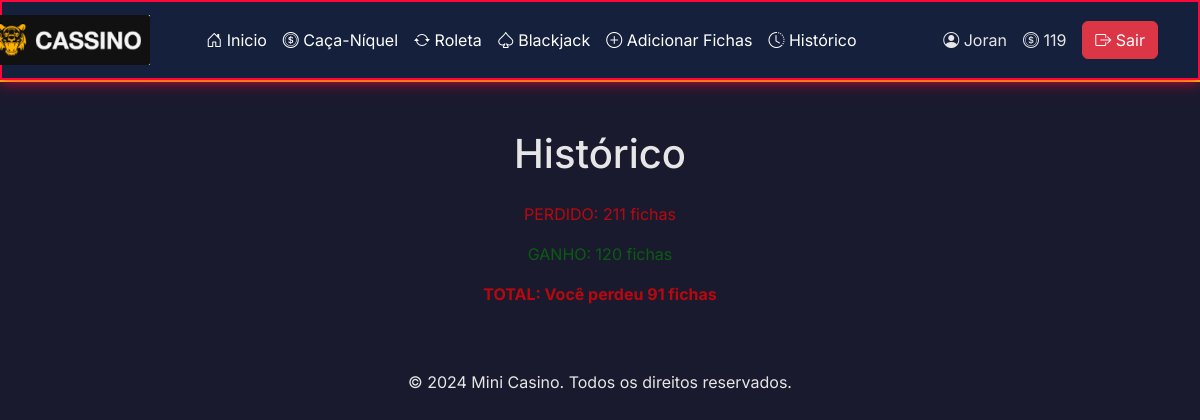
Before: /historico (signed in) with the older database file.
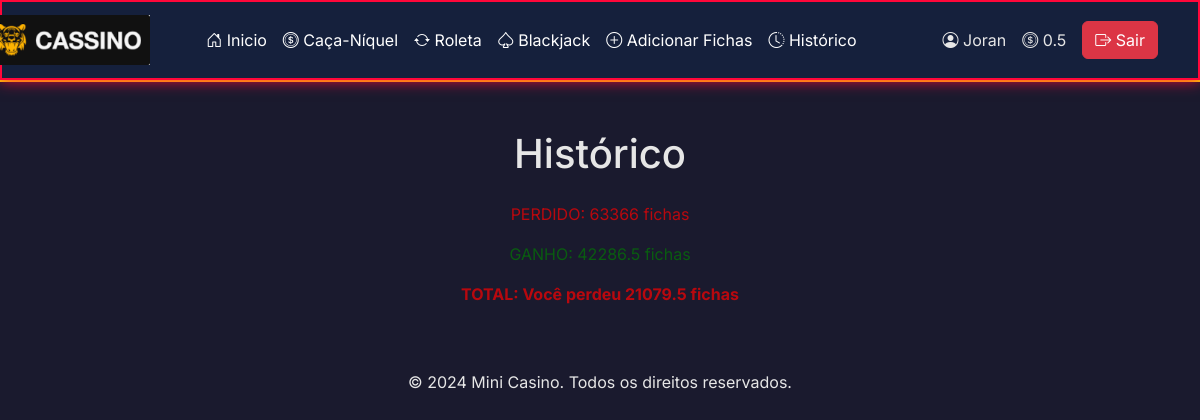
After: the same page with the newer database file.
### tables this page shows
CREATE TABLE users (
    id INTEGER PRIMARY KEY AUTOINCREMENT,
    username TEXT NOT NULL,
    password TEXT NOT NULL
, saldo INTEGER DEFAULT 100, ganhos INTEGER, perdas INTEGER);

### app.py (the view)
@app.route("/historico")
@login_required
def historico():
    user_id = session.get('user_id')
    username = db.execute("SELECT username from users WHERE id = ?", user_id)[0]['username']
    saldo = db.execute("SELECT saldo from users WHERE id = ?", user_id)[0]['saldo']
    perdas = db.execute("SELECT perdas FROM users WHERE id = ?", user_id)[0]['perdas']
    ganhos = db.execute("SELECT ganhos FROM users WHERE id = ?", user_id)[0]['ganhos']
    if ganhos > perdas:
        total = ganhos - perdas
        message_class = "ganhou"
        mensagem = "Você ganhou"
    elif perdas > ganhos:
        total = perdas - ganhos
        message_class = "perdeu"
        mensagem = "Você perdeu"
    else:
        total = 0
        message_class = "empatou"
        mensagem = "Você ganhou"
    return render_template("historico.html", perdas=perdas, ganhos=ganhos, total=total, message_class=message_class, mensagem=mensagem, saldo=saldo, username=username)

### help.py (called while the page is built)
def login_required(f):
    @wraps(f)
    def decorated_function(*args, **kwargs):
        if 'user_id' not in session:
            return redirect(url_for('login'))
        return f(*args, **kwargs)
    return decorated_function

### templates/historico.html (shortened to what this page needs)
{% extends "layout.html" %}
{% block main %}
<div class="container text-center">
    <h1 class="my-4">Histórico</h1>
    <p class="perdeu">PERDIDO: {{ perdas }} fichas </p>
    <p class="ganhou">GANHO: {{ ganhos }} fichas</p>
    <p class="{{ message_class }}"><strong>TOTAL: {{ mensagem }} {{ total }} fichas</strong></p>
</div>
{% endblock %}

### templates/layout.html (shortened to what this page needs)
<!DOCTYPE html>
<html lang="pt-br" data-theme="dark">
<head>
    <link href="https://cdn.jsdelivr.net/npm/bootstrap@5.3.3/dist/css/bootstrap.min.css" rel="stylesheet">
    <link href="https://cdn.jsdelivr.net/npm/bootstrap-icons@1.11.3/font/bootstrap-icons.min.css" rel="stylesheet">
    <link rel="stylesheet" href="/static/style.css">
</head>
<body>
    <header class="casino-header">
        <nav class="navbar navbar-expand-lg neon-border">
            <div class="container">
                <a class="navbar-brand me-5" href="{{ url_for('homepage') }}" style="margin-left: -115px;">
                    <img src="/static/logo.png" alt="Logo" class="logo-img" style="height: 50px;">
                </a>
                <div class="collapse navbar-collapse" id="navbarNav">
                    <ul class="navbar-nav me-auto">
                        {% if 'user_id' in session %}
                            <li class="nav-item">
                                <a class="nav-link text-white" href="{{ url_for('homepage') }}">
                                    <i class="bi bi-house-door"></i> Inicio
                                </a>
                            </li>
                            <li class="nav-item">
                                <a class="nav-link text-white" href="{{ url_for('niquel') }}">
                                    <i class="bi bi-coin"></i> Caça-Níquel
                                </a>
                            </li>
                            <li class="nav-item">
                                <a class="nav-link text-white" href="{{ url_for('roleta') }}">
                                    <i class="bi bi-arrow-repeat"></i> Roleta
                                </a>
                            </li>
                            <li class="nav-item">
                                <a class="nav-link text-white" href="{{ url_for('blackjack') }}">
                                    <i class="bi bi-suit-spade"></i> Blackjack
                                </a>
                            </li>
                            <li class="nav-item">
                                <a class="nav-link text-white" href="{{ url_for('add') }}">
                                    <i class="bi bi-plus-circle"></i> Adicionar Fichas
                                </a>
                            </li>
                            <li class="nav-item">
                                <a class="nav-link text-white" href="{{ url_for('historico') }}">
                                    <i class="bi bi-clock-history"></i> Histórico
                                </a>
                            </li>
                        {% endif %}
                    </ul>
                    <div class="d-flex align-items-center gap-3">
                        {% if 'user_id' in session %}
                            <div class="user-info neon-glow">
                                <i class="bi bi-person-circle"></i>
                                <span>{{ username }}</span>
                            </div>
                            <div class="saldo-display neon-glow">
                                <i class="bi bi-coin"></i>
                                <span>{{ saldo | default(0) }}</span>
                            </div>
                            <a class="btn btn-danger" href="{{ url_for('logout') }}">
                                <i class="bi bi-box-arrow-right"></i> Sair
                            </a>
                        {% endif %}
                    </div>
                </div>
            </div>
        </nav>
    </header>
    <main class="container my-5">
        {% block main %}{% endblock %}
    </main>
    <footer class="casino-footer text-center py-3">
        <p class="m-0">&copy; 2024 Mini Casino. Todos os direitos reservados.</p>
    </footer>
</body>
</html>

### static/style.css (style rules this page uses)
:root { --primary-dark: #1a1a2e; --secondary-dark: #16213e; --accent-gold: #FFD700; --neon-red: #ff073a; --text-light: #e6e6e6; }
body { background: var(--primary-dark); color: var(--text-light); font-family: 'Inter', sans-serif; }
.casino-header { background: rgba(22, 33, 62, 0.95); backdrop-filter: blur(10px); border-bottom: 2px solid var(--accent-gold); }
.neon-border { border: 2px solid var(--neon-red); box-shadow: 0 0 15px var(--neon-red); }
.perdeu { color: rgba(255, 0, 0, 0.692); }
.ganhou { color: rgba(0, 128, 0, 0.651); }

Changed rows visible on the page:
changed users "Joran": saldo (not shown) → "0.5"; perdas (not shown) → "63366"; ganhos (not shown) → "42286.5"
Other visible differences:
{{ total }}: "91" → "21079.5"
{{ saldo | default(0) }}: "119" → (not shown)
{{ perdas }}: "211" → (not shown)
{{ ganhos }}: "120" → (not shown)
